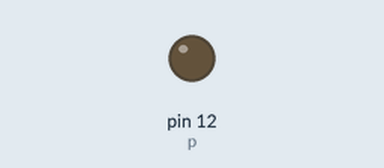
A sketch run on a simulated Arduino Uno, built with avr-gcc and run on an emulated ATmega328P. Shown: output pins drawn as LEDs (lit = HIGH).

Above: at 0.1 s.
At 114.1 s:
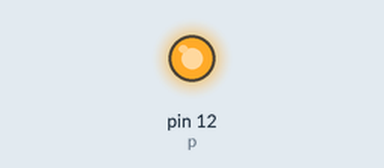
Timing chart, 0 to 115.6 s (numbered marks = the images above):
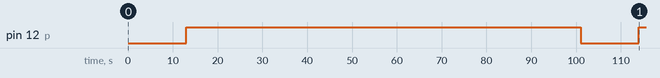

Measured:
- by itself, pin 12 (p): LOW → HIGH at 13.0 s, → LOW 88.0 s later, → HIGH 13.0 s later

The sketch:

PWM.ino
```cpp
int p=12;
void setup() {
  pinMode(12,OUTPUT);
}

void loop() {
/*
  analogWrite(p,255);
  delay(1000);
  analogWrite(p,200);
  delay(1000);
  analogWrite(p,150);
  delay(1000);
  analogWrite(p,100);
  delay(1000);
  analogWrite(p,50);
  delay(1000);
  analogWrite(p,0);
  delay(1000);
*/
  for(int i=0; i<=1000; i=i+10)
  {
    analogWrite(p,i);
    delay(1000);
  }
}
```
